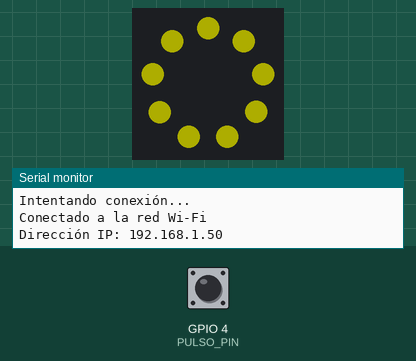
The sketch below on a simulated ESP32. Parts: 9 RGB LEDs in a ring, first at the top, clockwise, the last lines printed to the serial monitor. The test bench sets the inputs (shaded band); at power-on: GPIO 4 (PULSO_PIN) HIGH. Dim RGB values are drawn brighter than linear; WiFi joins after 1.5 s; servers stay silent unless stated.

Above: at 3.2 s.
3.3 s: GPIO 4 (PULSO_PIN) pulled LOW for 0.15 s
At 3.4 s:
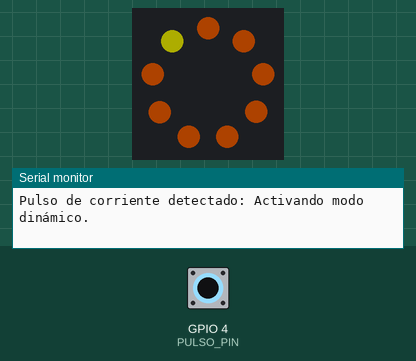
4.0 s: GPIO 4 (PULSO_PIN) driven LOW
7.0 s: GPIO 4 (PULSO_PIN) driven HIGH
At 10.5 s:
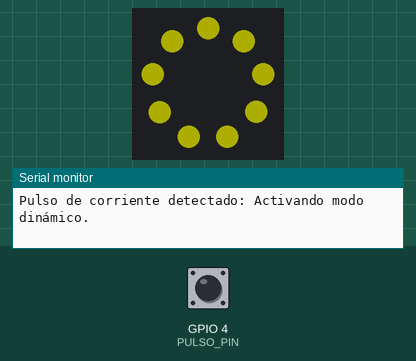
Timing chart, 0 to 12.0 s (numbered marks = the images above; inputs shaded):
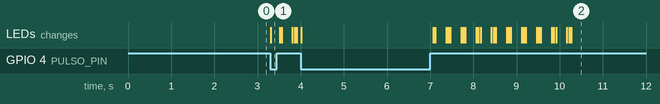

The sketch:

sketch_oct22a.ino
```cpp
#include <FastLED.h>
#include <WiFi.h>
#include <ESPAsyncWebServer.h>

#define NUM_LEDS 9
#define DATA_PIN 5
#define PULSO_PIN 4  // Pin para detectar el pulso de corriente
#define FILAS 8
#define COLUMNAS 8

CRGB leds[NUM_LEDS];

// Crear el servidor web
AsyncWebServer server(80);

// Variables para los modos
bool modo_dinamico = false;  // Flag para activar el modo dinámico
int fila_actual = 0;         // Índice de la fila actual en el modo dinámico
unsigned long tiempo_inicio_modo = 0;  // Para controlar el tiempo del modo dinámico

// Variables para contar el número de recorridos completos
int recorridos_completados = 0;  // Contador de recorridos completados
const int total_recorridos = 10; // Total de recorridos que se desea hacer

// Credenciales Wi-Fi (cambia a tus valores)
const char* ssid = "MiFibra-9764";  // Cambia por el nombre de tu red Wi-Fi
const char* password = "RKgg3whg";  // Cambia por la contraseña de tu red Wi-Fi

void setup() {
  Serial.begin(115200);

  // Configurar LEDs y FastLED
  FastLED.addLeds<WS2812, DATA_PIN, GRB>(leds, NUM_LEDS);
  FastLED.setBrightness(50);

  // Encender todos los LEDs en blanco por defecto
  encenderLedsBlancos();

  // Configurar el pin para la detección de pulso de corriente (intermitente)
  pinMode(PULSO_PIN, INPUT_PULLUP);  // INPUT_PULLUP para evitar falsos positivos

  // Conectar a Wi-Fi
  conectarWifi();

  // Ruta para activar el modo dinámico manualmente desde el backend
  server.on("/modo_dinamico", HTTP_GET, [](AsyncWebServerRequest *request) {
    activarModoDinamico();  // Activar el modo dinámico desde el backend

    // Enviar la respuesta con el encabezado de CORS
    AsyncWebServerResponse *response = request->beginResponse(200, "text/plain", "Modo dinámico activado");
    response->addHeader("Access-Control-Allow-Origin", "*");  // Añadir encabezado CORS
    request->send(response);
  });

  // Ruta para actualizar un píxel
  server.on("/set_pixel", HTTP_GET, [](AsyncWebServerRequest *request) {
    int x = request->getParam("x")->value().toInt();
    int y = request->getParam("y")->value().toInt();
    int r = request->getParam("r")->value().toInt();
    int g = request->getParam("g")->value().toInt();
    int b = request->getParam("b")->value().toInt();

    // Convertir coordenadas (x, y) a índice unidimensional
    int index = y * COLUMNAS + x;
    leds[index] = CRGB(r, g, b);
    FastLED.show();

    // Enviar la respuesta con el encabezado de CORS
    AsyncWebServerResponse *response = request->beginResponse(200, "text/plain", "Pixel actualizado");
    response->addHeader("Access-Control-Allow-Origin", "*");  // Añadir encabezado CORS
    request->send(response);
  });

  // Ruta para obtener el estado de los LEDs (para el frontend)
  server.on("/led_status", HTTP_GET, [](AsyncWebServerRequest *request) {
    String ledState = "[";  // Iniciar la cadena con un array JSON

    // Convertir los colores de los LEDs a formato JSON
    for (int i = 0; i < NUM_LEDS; i++) {
      ledState += "{\"r\":" + String(leds[i].r) + ",\"g\":" + String(leds[i].g) + ",\"b\":" + String(leds[i].b) + "}";
      if (i < NUM_LEDS - 1) {
        ledState += ",";  // Añadir coma entre objetos JSON
      }
    }

    ledState += "]";  // Cerrar el array JSON

    // Enviar la respuesta con el estado de los LEDs
    AsyncWebServerResponse *response = request->beginResponse(200, "application/json", ledState);
    response->addHeader("Access-Control-Allow-Origin", "*");  // Añadir encabezado CORS
    request->send(response);
  });

  // Iniciar servidor web
  server.begin();
}

void loop() {
  // Verificar si hay un pulso de corriente (cuando el pin PULSO_PIN recibe un valor bajo)
  if (digitalRead(PULSO_PIN) == LOW) {
    Serial.println("Pulso de corriente detectado: Activando modo dinámico.");
    activarModoDinamico();
  }

  // Si está activo el modo dinámico, ejecutarlo
  if (modo_dinamico) {
    ejecutarBarridoFila();
  }
}

// Función para activar el modo dinámico de barrido
void activarModoDinamico() {
  modo_dinamico = true;           // Activar el flag para el modo dinámico
  fila_actual = 0;                // Reiniciar la fila actual
  recorridos_completados = 0;     // Reiniciar el contador de recorridos completados
}

unsigned long previousMillis = 0;
const long interval = 50;  // Intervalo más corto para mayor fluidez (50 ms)

void ejecutarBarridoFila() {
  unsigned long currentMillis = millis();

  // Controlar el tiempo entre el cambio de filas
  if (currentMillis - previousMillis >= interval) {
    previousMillis = currentMillis;

    // Primero, encender todos los LEDs en blanco
    encenderLedsBlancos();

    // Encender la fila actual en color naranja
    for (int i = 0; i < COLUMNAS; i++) {
      int index = fila_actual * COLUMNAS + i;
      leds[index] = CRGB(255, 100, 0);  // Color naranja
    }

    // Mostrar los LEDs
    FastLED.show();

    // Avanzar a la siguiente fila
    fila_actual++;

    // Si se completó un barrido (llegar a la última fila)
    if (fila_actual >= FILAS) {
      fila_actual = 0;  // Reiniciar el barrido desde la primera fila
      recorridos_completados++;  // Aumentar el contador de recorridos

      // Verificar si ya se han completado los 10 recorridos
      if (recorridos_completados >= total_recorridos) {
        modo_dinamico = false;  // Detener el modo dinámico después de 10 recorridos
        encenderLedsBlancos();  // Volver a encender los LEDs en blanco
        return;                 // Salir de la función
      }
    }
  }
}

// Función para encender todos los LEDs en blanco
void encenderLedsBlancos() {
  for (int i = 0; i < NUM_LEDS; i++) {
    leds[i] = CRGB::Yellow;
  }
  FastLED.show();
}

// Función para conectar a Wi-Fi
void conectarWifi() {
  // Iniciar conexión Wi-Fi
  WiFi.begin(ssid, password);

  Serial.println("Conectando a WiFi...");

  // Esperar hasta que el ESP32 se conecte a Wi-Fi
  while (WiFi.status() != WL_CONNECTED) {
    delay(1000);
    Serial.println("Intentando conexión...");
  }

  // Mostrar la dirección IP cuando se conecta
  Serial.println("Conectado a la red Wi-Fi");
  Serial.print("Dirección IP: ");
  Serial.println(WiFi.localIP());
}
```

Measured:
- after the input at 3.3 s, the LEDs: change at once (image 1)
- after the input at 7.0 s, the LEDs: first change after 0.07 s (image 2 shows a later state)
